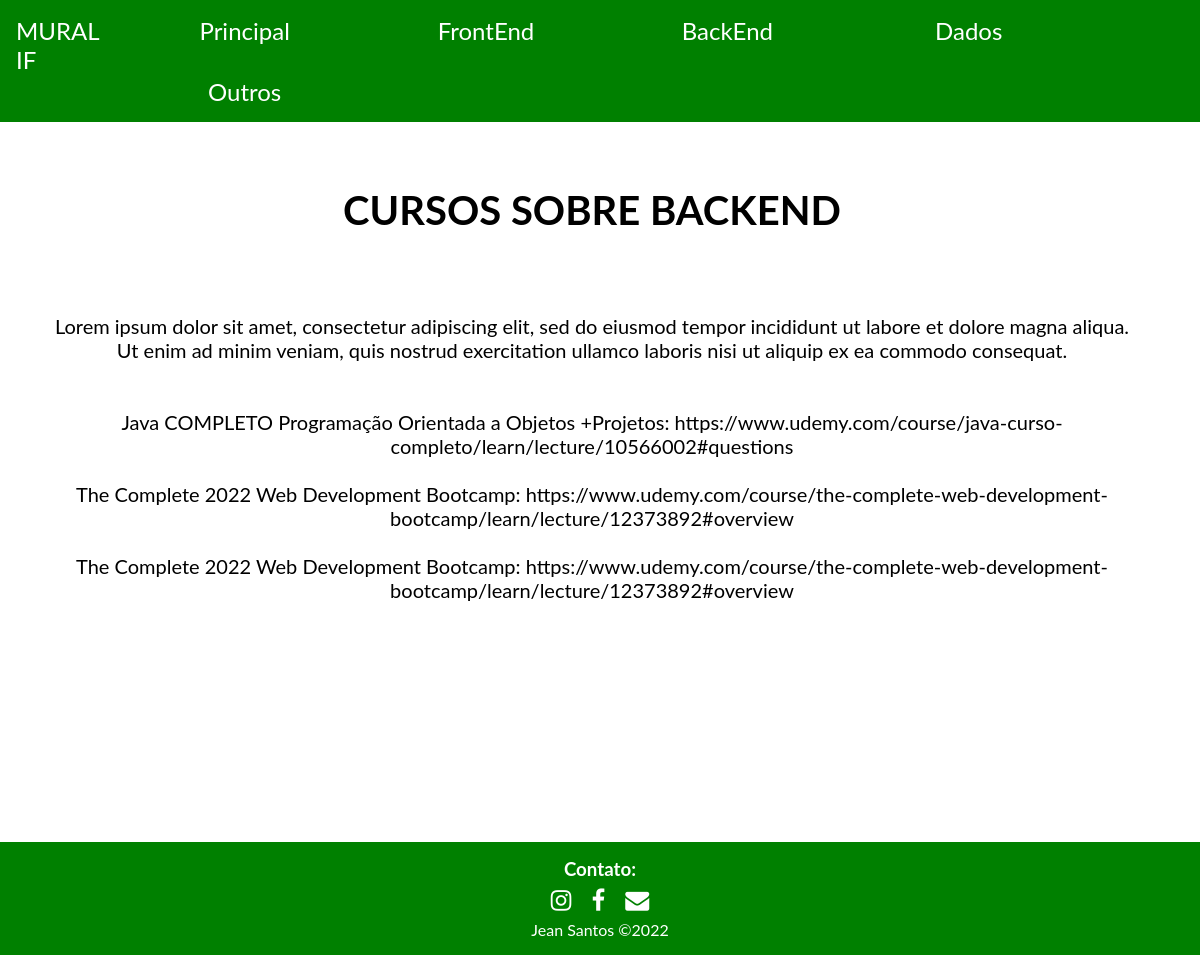
The app's page /backend.php with its own data.
### tables this page shows
CREATE TABLE IF NOT EXISTS `cursos` (
  `id` int(11) NOT NULL AUTO_INCREMENT,
  `nome` varchar(140) NOT NULL,
  `curso` varchar(280) NOT NULL,
  `tipo` int(11) NOT NULL,
  PRIMARY KEY (`id`)
);

### curso.php (called while the page is built, shortened)
<?php
 function retornaCurso() {
	$sql = "SELECT * FROM cursos ORDER BY nome";
	$conexao = abreConexao();
	$resultado = $conexao->query($sql);
	if (mysqli_num_rows($resultado) > 0) {
		 while ($row = mysqli_fetch_array($resultado)) {
			  $curso[] = $row;
		 }
		 return $curso;
	} else {
		 return null;
	} }
?>

### backend.php (the view, shortened to what this page needs)
<!DOCTYPE html>
<html lang="pt-BR">
<head>
    <link rel="stylesheet" href="css/style.css">
    <link rel="stylesheet" href="https://cdnjs.cloudflare.com/ajax/libs/font-awesome/4.7.0/css/font-awesome.min.css">
</head>
<body>
    <header>
        <a class="logo">MURAL IF</a>
        <nav>
            <ul id="menu">
                <li><a href="index.html">Principal</a></li>
                <li><a href="frontend.php">FrontEnd</a></li>
                <li><a href="backend.php">BackEnd</a></li>
                <li><a href="dados.php">Dados</a></li>
                <li><a href="outros.php">Outros</a></li>
            </ul>
        </nav>
    </header>
    <main>
        <div class="principal">
            <h1>CURSOS SOBRE BACKEND</h1>
            <p class="paragrafo-principal">Lorem ipsum dolor sit amet, consectetur adipiscing elit, sed do eiusmod tempor incididunt ut labore et dolore magna aliqua. Ut enim ad minim veniam, quis nostrud exercitation ullamco laboris nisi ut aliquip ex ea commodo consequat.</p>
            <div>
                <?php include_once("curso.php");
                $vetcursos = retornaCurso();
                if ($vetcursos != null) {
                    foreach ($vetcursos as $cursos) {
                        $nome = $cursos['nome'];
                        $link = $cursos['curso'];
                        $tipo = $cursos['tipo'];
                        if ($tipo == 2)
                            echo ($nome . ": " . $link . "<br><br>");
                    }
                }
                else {
                    echo ("Nenhum registro encontrado!");
                }
                ?>
            </div>
        </div>
    </main>
    <footer>
        <div class="rodape">
            <h3>Contato:</h3>
            <a href="https://www.instagram.com/accounts/login/?next=/ifsuldeminascampuspassos/"><i class="fa fa-instagram" style="font-size:24px"></i></a>
            <a href="https://pt-br.facebook.com/campuspassos/"><i class="fa fa-facebook" style="font-size:24px"></i></a>
            <a href="mailto:administrador@xilique.com"><i class="fa fa-envelope" style="font-size:24px"></i></a>
            <p>Jean Santos ©2022</p>
        </div>
    </footer>
</body>
</html>

### css/style.css (style rules this page uses)
:root { --blue: green; --yellow: rgb(143, 211, 41); --lightyellow: white; }
* { margin: 0; padding: 0; box-sizing: border-box; list-style: none; text-decoration: none; font-family: 'Lato', sans-serif; }
header { position: flex; color: var(--lightyellow); display: flex; justify-content: space-between; min-height: 2rem; font-size: 1.5rem; background-color: var(--blue); }
.logo { padding: 1rem; }
#menu li { text-align: center; display: inline; }
#menu li a { padding: 1rem 0; margin-left: -0.3rem; width: 15rem; color: var(--lightyellow); display: inline-block; transition: 0.75s; }
main { display: flex; text-align: center; min-height: 90vh; padding: 1rem 1rem 0rem 0rem; justify-content: center; font-size: 20px; }
.principal { padding: 1rem 1rem; margin: 2rem 1rem; }
.principal h1 { padding-bottom: 2rem; }
.principal p { padding: 3rem 1rem; }
footer { position: flex; text-align: center; bottom: 0; }
.rodape { color: var(--lightyellow); background-color: var(--blue); padding: 1rem; }
.fa { color: var(--lightyellow); padding: 0.5rem; }

### records on screen
cursos: nome "Java COMPLETO Programação Orientada a Objetos +Projetos", curso "https://www.udemy.com/course/java-curso-completo/learn/lecture/10566002#questions"
cursos: nome "The Complete 2022 Web Development Bootcamp", curso "https://www.udemy.com/course/the-complete-web-development-bootcamp/learn/lecture/12373892#overview"
cursos: nome "The Complete 2022 Web Development Bootcamp", curso "https://www.udemy.com/course/the-complete-web-development-bootcamp/learn/lecture/12373892#overview"
